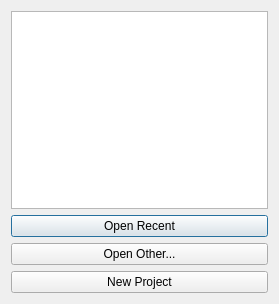
<ui version="4.0" >
 <class>OpenOptionsDlgUi</class>
 <widget class="QDialog" name="OpenOptionsDlgUi" >
  <property name="windowModality" >
   <enum>Qt::WindowModal</enum>
  </property>
  <property name="geometry" >
   <rect>
    <x>0</x>
    <y>0</y>
    <width>279</width>
    <height>304</height>
   </rect>
  </property>
  <property name="windowTitle" >
   <string>Startup Options</string>
  </property>
  <property name="windowIcon" >
   <iconset resource="ambience.qrc" >:/images/genesis_zoom_ico.png</iconset>
  </property>
  <layout class="QVBoxLayout" >
   <item>
    <widget class="QListWidget" name="m_recentList" >
     <property name="selectionBehavior" >
      <enum>QAbstractItemView::SelectRows</enum>
     </property>
    </widget>
   </item>
   <item>
    <widget class="QPushButton" name="m_openRecentBtn" >
     <property name="text" >
      <string>Open Recent</string>
     </property>
    </widget>
   </item>
   <item>
    <widget class="QPushButton" name="m_openOtherBtn" >
     <property name="text" >
      <string>Open Other...</string>
     </property>
    </widget>
   </item>
   <item>
    <widget class="QPushButton" name="m_newProjectBtn" >
     <property name="text" >
      <string>New Project</string>
     </property>
    </widget>
   </item>
  </layout>
 </widget>
 <resources>
  <include location="ambience.qrc" />
 </resources>
 <connections/>
</ui>
